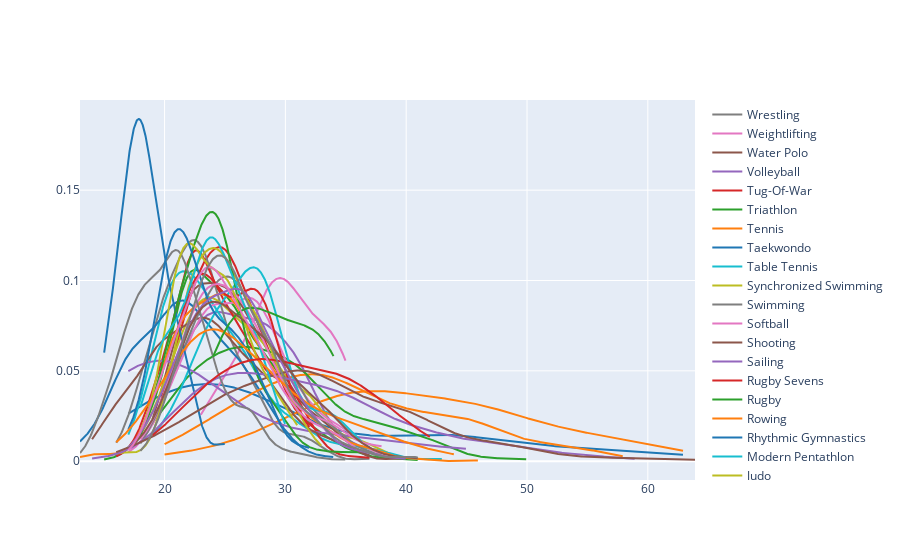

Write notebook code for a chart like this one.
### Code cell
d={}
for i in famous:
    sp=athlete_df.query('Sport==@i and Medal=="Gold"')['Age'].dropna()
    d[i]=sp
    
fig=ff.create_distplot(list(d.values()),list(famous),show_hist=False,show_rug=False)
fig.show()

### Figure 1 — Plotly figure (JSON) as saved in the notebook; plotly's stock layout.template omitted (floating-point values rounded to 4 significant figures; data arrays with more than 128 entries replaced by an {"elided": "..."} marker saying what was removed)
{"data": [{"legendgroup": "Archery", "marker": {"color": "rgb(31, 119, 180)"}, "mode": "lines", "name": "Archery", "showlegend": true, "type": "scatter", "x": {"elided": "500 float values"}, "xaxis": "x", "y": {"elided": "500 float values"}, "yaxis": "y"}, {"legendgroup": "Art Competitions", "marker": {"color": "rgb(255, 127, 14)"}, "mode": "lines", "name": "Art Competitions", "showlegend": true, "type": "scatter", "x": {"elided": "500 float values"}, "xaxis": "x", "y": {"elided": "500 float values"}, "yaxis": "y"}, {"legendgroup": "Athletics", "marker": {"color": "rgb(44, 160, 44)"}, "mode": "lines", "name": "Athletics", "showlegend": true, "type": "scatter", "x": {"elided": "500 float values"}, "xaxis": "x", "y": {"elided": "500 float values"}, "yaxis": "y"}, {"legendgroup": "Badminton", "marker": {"color": "rgb(214, 39, 40)"}, "mode": "lines", "name": "Badminton", "showlegend": true, "type": "scatter", "x": {"elided": "500 float values"}, "xaxis": "x", "y": {"elided": "500 float values"}, "yaxis": "y"}, {"legendgroup": "Baseball", "marker": {"color": "rgb(148, 103, 189)"}, "mode": "lines", "name": "Baseball", "showlegend": true, "type": "scatter", "x": {"elided": "500 float values"}, "xaxis": "x", "y": {"elided": "500 float values"}, "yaxis": "y"}, {"legendgroup": "Basketball", "marker": {"color": "rgb(140, 86, 75)"}, "mode": "lines", "name": "Basketball", "showlegend": true, "type": "scatter", "x": {"elided": "500 float values"}, "xaxis": "x", "y": {"elided": "500 float values"}, "yaxis": "y"}, {"legendgroup": "Beach Volleyball", "marker": {"color": "rgb(227, 119, 194)"}, "mode": "lines", "name": "Beach Volleyball", "showlegend": true, "type": "scatter", "x": {"elided": "500 float values"}, "xaxis": "x", "y": {"elided": "500 float values"}, "yaxis": "y"}, {"legendgroup": "Boxing", "marker": {"color": "rgb(127, 127, 127)"}, "mode": "lines", "name": "Boxing", "showlegend": true, "type": "scatter", "x": {"elided": "500 float values"}, "xaxis": "x", "y": {"elided": "500 float values"}, "yaxis": "y"}, {"legendgroup": "Canoeing", "marker": {"color": "rgb(188, 189, 34)"}, "mode": "lines", "name": "Canoeing", "showlegend": true, "type": "scatter", "x": {"elided": "500 float values"}, "xaxis": "x", "y": {"elided": "500 float values"}, "yaxis": "y"}, {"legendgroup": "Cycling", "marker": {"color": "rgb(23, 190, 207)"}, "mode": "lines", "name": "Cycling", "showlegend": true, "type": "scatter", "x": {"elided": "500 float values"}, "xaxis": "x", "y": {"elided": "500 float values"}, "yaxis": "y"}, {"legendgroup": "Diving", "marker": {"color": "rgb(31, 119, 180)"}, "mode": "lines", "name": "Diving", "showlegend": true, "type": "scatter", "x": {"elided": "500 float values"}, "xaxis": "x", "y": {"elided": "500 float values"}, "yaxis": "y"}, {"legendgroup": "Equestrianism", "marker": {"color": "rgb(255, 127, 14)"}, "mode": "lines", "name": "Equestrianism", "showlegend": true, "type": "scatter", "x": {"elided": "500 float values"}, "xaxis": "x", "y": {"elided": "500 float values"}, "yaxis": "y"}, {"legendgroup": "Fencing", "marker": {"color": "rgb(44, 160, 44)"}, "mode": "lines", "name": "Fencing", "showlegend": true, "type": "scatter", "x": {"elided": "500 float values"}, "xaxis": "x", "y": {"elided": "500 float values"}, "yaxis": "y"}, {"legendgroup": "Football", "marker": {"color": "rgb(214, 39, 40)"}, "mode": "lines", "name": "Football", "showlegend": true, "type": "scatter", "x": {"elided": "500 float values"}, "xaxis": "x", "y": {"elided": "500 float values"}, "yaxis": "y"}, {"legendgroup": "Golf", "marker": {"color": "rgb(148, 103, 189)"}, "mode": "lines", "name": "Golf", "showlegend": true, "type": "scatter", "x": {"elided": "500 float values"}, "xaxis": "x", "y": {"elided": "500 float values"}, "yaxis": "y"}, {"legendgroup": "Gymnastics", "marker": {"color": "rgb(140, 86, 75)"}, "mode": "lines", "name": "Gymnastics", "showlegend": true, "type": "scatter", "x": {"elided": "500 float values"}, "xaxis": "x", "y": {"elided": "500 float values"}, "yaxis": "y"}, {"legendgroup": "Handball", "marker": {"color": "rgb(227, 119, 194)"}, "mode": "lines", "name": "Handball", "showlegend": true, "type": "scatter", "x": {"elided": "500 float values"}, "xaxis": "x", "y": {"elided": "500 float values"}, "yaxis": "y"}, {"legendgroup": "Hockey", "marker": {"color": "rgb(127, 127, 127)"}, "mode": "lines", "name": "Hockey", "showlegend": true, "type": "scatter", "x": {"elided": "500 float values"}, "xaxis": "x", "y": {"elided": "500 float values"}, "yaxis": "y"}, {"legendgroup": "Judo", "marker": {"color": "rgb(188, 189, 34)"}, "mode": "lines", "name": "Judo", "showlegend": true, "type": "scatter", "x": {"elided": "500 float values"}, "xaxis": "x", "y": {"elided": "500 float values"}, "yaxis": "y"}, {"legendgroup": "Modern Pentathlon", "marker": {"color": "rgb(23, 190, 207)"}, "mode": "lines", "name": "Modern Pentathlon", "showlegend": true, "type": "scatter", "x": {"elided": "500 float values"}, "xaxis": "x", "y": {"elided": "500 float values"}, "yaxis": "y"}, {"legendgroup": "Rhythmic Gymnastics", "marker": {"color": "rgb(31, 119, 180)"}, "mode": "lines", "name": "Rhythmic Gymnastics", "showlegend": true, "type": "scatter", "x": {"elided": "500 float values"}, "xaxis": "x", "y": {"elided": "500 float values"}, "yaxis": "y"}, {"legendgroup": "Rowing", "marker": {"color": "rgb(255, 127, 14)"}, "mode": "lines", "name": "Rowing", "showlegend": true, "type": "scatter", "x": {"elided": "500 float values"}, "xaxis": "x", "y": {"elided": "500 float values"}, "yaxis": "y"}, {"legendgroup": "Rugby", "marker": {"color": "rgb(44, 160, 44)"}, "mode": "lines", "name": "Rugby", "showlegend": true, "type": "scatter", "x": {"elided": "500 float values"}, "xaxis": "x", "y": {"elided": "500 float values"}, "yaxis": "y"}, {"legendgroup": "Rugby Sevens", "marker": {"color": "rgb(214, 39, 40)"}, "mode": "lines", "name": "Rugby Sevens", "showlegend": true, "type": "scatter", "x": {"elided": "500 float values"}, "xaxis": "x", "y": {"elided": "500 float values"}, "yaxis": "y"}, {"legendgroup": "Sailing", "marker": {"color": "rgb(148, 103, 189)"}, "mode": "lines", "name": "Sailing", "showlegend": true, "type": "scatter", "x": {"elided": "500 float values"}, "xaxis": "x", "y": {"elided": "500 float values"}, "yaxis": "y"}, {"legendgroup": "Shooting", "marker": {"color": "rgb(140, 86, 75)"}, "mode": "lines", "name": "Shooting", "showlegend": true, "type": "scatter", "x": {"elided": "500 float values"}, "xaxis": "x", "y": {"elided": "500 float values"}, "yaxis": "y"}, {"legendgroup": "Softball", "marker": {"color": "rgb(227, 119, 194)"}, "mode": "lines", "name": "Softball", "showlegend": true, "type": "scatter", "x": {"elided": "500 float values"}, "xaxis": "x", "y": {"elided": "500 float values"}, "yaxis": "y"}, {"legendgroup": "Swimming", "marker": {"color": "rgb(127, 127, 127)"}, "mode": "lines", "name": "Swimming", "showlegend": true, "type": "scatter", "x": {"elided": "500 float values"}, "xaxis": "x", "y": {"elided": "500 float values"}, "yaxis": "y"}, {"legendgroup": "Synchronized Swimming", "marker": {"color": "rgb(188, 189, 34)"}, "mode": "lines", "name": "Synchronized Swimming", "showlegend": true, "type": "scatter", "x": {"elided": "500 float values"}, "xaxis": "x", "y": {"elided": "500 float values"}, "yaxis": "y"}, {"legendgroup": "Table Tennis", "marker": {"color": "rgb(23, 190, 207)"}, "mode": "lines", "name": "Table Tennis", "showlegend": true, "type": "scatter", "x": {"elided": "500 float values"}, "xaxis": "x", "y": {"elided": "500 float values"}, "yaxis": "y"}, {"legendgroup": "Taekwondo", "marker": {"color": "rgb(31, 119, 180)"}, "mode": "lines", "name": "Taekwondo", "showlegend": true, "type": "scatter", "x": {"elided": "500 float values"}, "xaxis": "x", "y": {"elided": "500 float values"}, "yaxis": "y"}, {"legendgroup": "Tennis", "marker": {"color": "rgb(255, 127, 14)"}, "mode": "lines", "name": "Tennis", "showlegend": true, "type": "scatter", "x": {"elided": "500 float values"}, "xaxis": "x", "y": {"elided": "500 float values"}, "yaxis": "y"}, {"legendgroup": "Triathlon", "marker": {"color": "rgb(44, 160, 44)"}, "mode": "lines", "name": "Triathlon", "showlegend": true, "type": "scatter", "x": {"elided": "500 float values"}, "xaxis": "x", "y": {"elided": "500 float values"}, "yaxis": "y"}, {"legendgroup": "Tug-Of-War", "marker": {"color": "rgb(214, 39, 40)"}, "mode": "lines", "name": "Tug-Of-War", "showlegend": true, "type": "scatter", "x": {"elided": "500 float values"}, "xaxis": "x", "y": {"elided": "500 float values"}, "yaxis": "y"}, {"legendgroup": "Volleyball", "marker": {"color": "rgb(148, 103, 189)"}, "mode": "lines", "name": "Volleyball", "showlegend": true, "type": "scatter", "x": {"elided": "500 float values"}, "xaxis": "x", "y": {"elided": "500 float values"}, "yaxis": "y"}, {"legendgroup": "Water Polo", "marker": {"color": "rgb(140, 86, 75)"}, "mode": "lines", "name": "Water Polo", "showlegend": true, "type": "scatter", "x": {"elided": "500 float values"}, "xaxis": "x", "y": {"elided": "500 float values"}, "yaxis": "y"}, {"legendgroup": "Weightlifting", "marker": {"color": "rgb(227, 119, 194)"}, "mode": "lines", "name": "Weightlifting", "showlegend": true, "type": "scatter", "x": {"elided": "500 float values"}, "xaxis": "x", "y": {"elided": "500 float values"}, "yaxis": "y"}, {"legendgroup": "Wrestling", "marker": {"color": "rgb(127, 127, 127)"}, "mode": "lines", "name": "Wrestling", "showlegend": true, "type": "scatter", "x": {"elided": "500 float values"}, "xaxis": "x", "y": {"elided": "500 float values"}, "yaxis": "y"}], "layout": {"barmode": "overlay", "hovermode": "closest", "legend": {"traceorder": "reversed"}, "xaxis": {"anchor": "y2", "domain": [0, 1], "zeroline": false}, "yaxis": {"anchor": "free", "domain": [0, 1], "position": 0}}}
